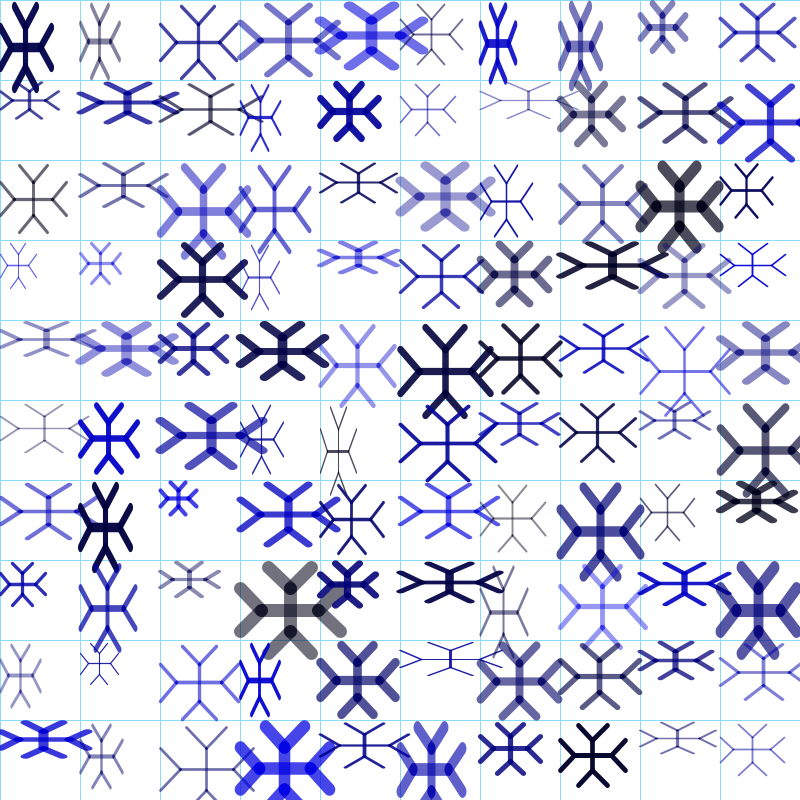
Frame 1 (no input)
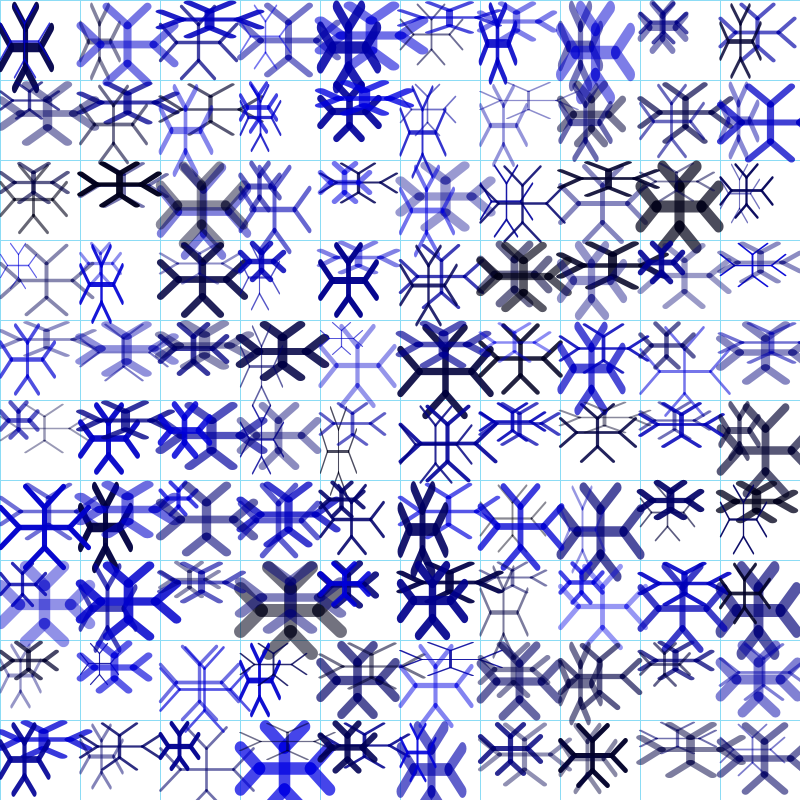
Frame 2 (the mouse pressed at the canvas centre, redrawn once)

The Processing sketch that drew these frames (run headless with seeded random() and noise(); the mouse was pressed at the canvas centre and the sketch redrawn once):

// Processing sketch: processing_50990
// ── processing_50990.pde

void setup()
{
  background(255);
  size (800,800);
  smooth();
  noLoop();
  
     stroke(140,220,245);
  noFill();
  rect(0,0,width,height);
  for(int k=0; k<width; k+=80)
      line(k,0,k,height);
  for(int k=0; k<height; k+=80)
      line(0,k,width,k);
}

void draw()
{
   
  for (int i = 0; i <800; i = i + 80)
  {
    for (int j = 0; j<800; j = j + 80)
    {
      int sstroke = int(random(2,10));
      int snowcolor = int(random(20,230));
      int transpar = int(random(100,250));
      float snowscalex = random(0.5,1.5);
      float snowscaley = random(0.5,1.5);
      
    snowflake(i,j,sstroke,snowcolor,transpar,snowscalex,snowscaley);
}
}
}
void snowflake (float x, float y, int snowstroke, int snowblue, 
int transpar, float sx, float sy )
 {
   pushMatrix();
   translate(x,y);
   strokeWeight(snowstroke);
   stroke(0,0,snowblue,transpar);
   scale(sx,sy);

  line (35,20,35,50);
  line (15,35,55,35);
  line (20,5,35,20);
  line (35,20,50,5);
  line (15,35,0,20);
  line (15,35,0,50);
  line (35,50,20,65);
  line (35,50,50,65);
  line (55,35,70,50);
  line (55,35,70,20);
  popMatrix();
 
  }
